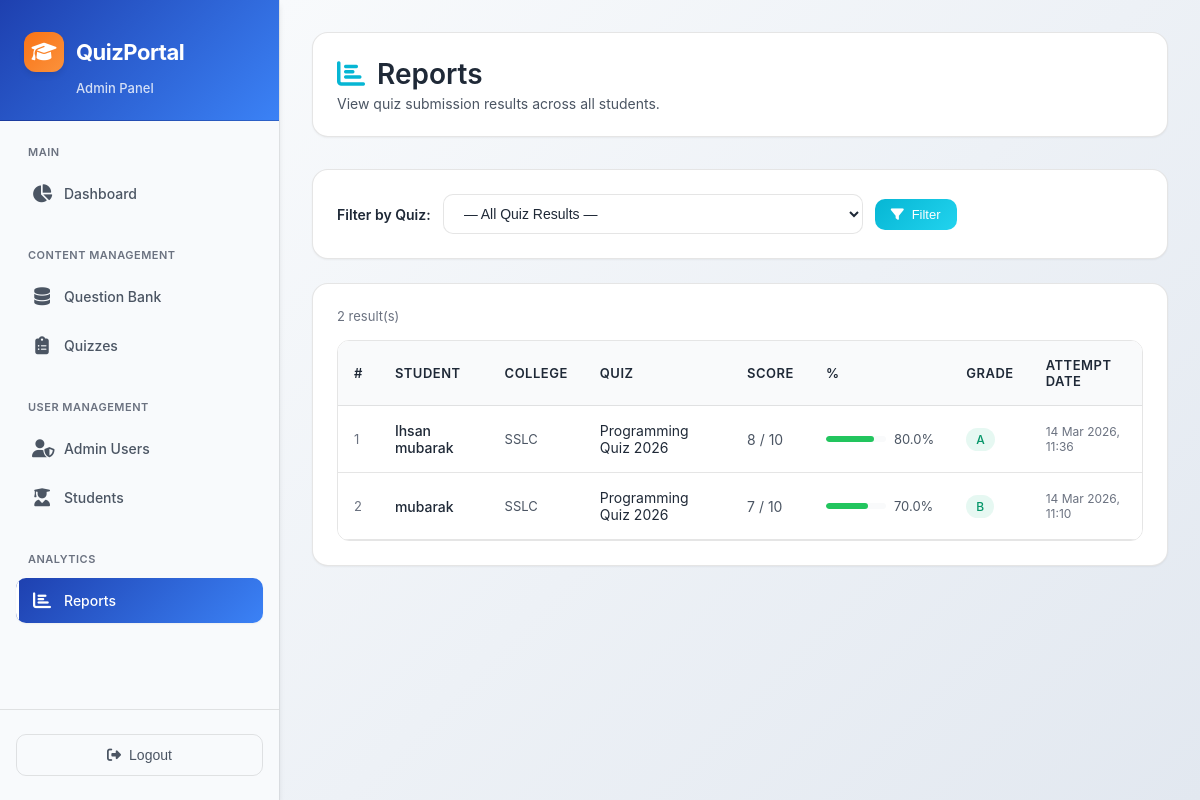
The app's page /admin-panel/reports/ (signed in), older data.
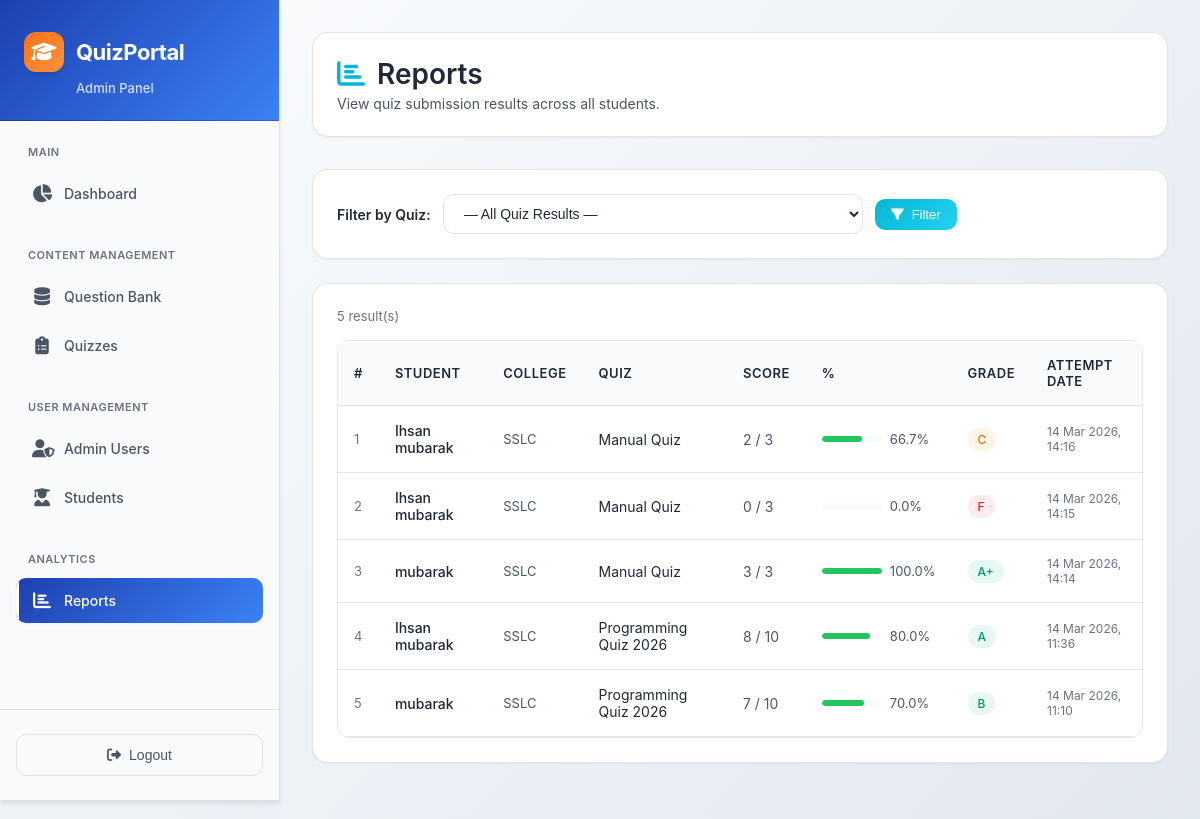
The same page, newer data.
### video_app/models.py (models this page shows, shortened)
class QuizResult(models.Model):
    attempt = models.OneToOneField(QuizAttempt, on_delete=models.CASCADE, related_name='result')
    student = models.ForeignKey(settings.AUTH_USER_MODEL, on_delete=models.CASCADE, related_name='quiz_results')
    quiz = models.ForeignKey(Quiz, on_delete=models.CASCADE, related_name='results')
    score = models.PositiveIntegerField(default=0)
    total_questions = models.PositiveIntegerField(default=0)
    percentage = models.FloatField(default=0.0)
    completed_at = models.DateTimeField(auto_now_add=True)
    class Meta:
        indexes = [
            models.Index(fields=['student', 'completed_at']),
            models.Index(fields=['quiz', 'completed_at']),
        ]
    @property
    def grade(self):
        if self.percentage >= 90: return 'A+'
        elif self.percentage >= 80: return 'A'
        elif self.percentage >= 70: return 'B'
        elif self.percentage >= 60: return 'C'
        else: return 'F'

class Quiz(models.Model):
    title = models.CharField(max_length=255)
    description = models.TextField(blank=True)
    time_limit_minutes = models.PositiveIntegerField(default=30, help_text="Time limit in minutes")
    shuffle_questions = models.BooleanField(default=False)
    max_attempts = models.PositiveIntegerField(default=0, help_text="Maximum attempts per student (0 for unlimited)")
    is_active = models.BooleanField(default=True)
    start_time = models.DateTimeField(null=True, blank=True, help_text="Leave blank for no schedule")
    end_time = models.DateTimeField(null=True, blank=True, help_text="Leave blank for no schedule")
    certificate_min_percentage = models.FloatField(default=60.0, help_text="Minimum % score required to download certificate")
    created_at = models.DateTimeField(auto_now_add=True)
    questions = models.ManyToManyField(Question, through='QuizQuestion', blank=True)
    class Meta:
        indexes = [
            models.Index(fields=['is_active']),
            models.Index(fields=['start_time']),
            models.Index(fields=['end_time']),
        ]

class QuizAttempt(models.Model):
    student = models.ForeignKey(settings.AUTH_USER_MODEL, on_delete=models.CASCADE, related_name='quiz_attempts')
    quiz = models.ForeignKey(Quiz, on_delete=models.CASCADE, related_name='attempts')
    started_at = models.DateTimeField(auto_now_add=True)
    submitted_at = models.DateTimeField(null=True, blank=True)
    is_submitted = models.BooleanField(default=False)
    question_order = models.JSONField(default=list)
    class Meta:
        indexes = [
            models.Index(fields=['student', 'is_submitted']),
            models.Index(fields=['quiz', 'is_submitted']),
            models.Index(fields=['started_at']),
        ]

### users/models.py (models this page shows, shortened)
class StudentProfile(models.Model):
    user = models.OneToOneField(CustomUser, on_delete=models.CASCADE, related_name='student_profile')
    student_name = models.CharField(max_length=200)
    college_name = models.CharField(max_length=300)
    qualification = models.CharField(max_length=50, choices=[
        ('SSLC', 'SSLC'),
        ('Plus Two', 'Plus Two'),
        ('Degree', 'Degree'),
        ('Others', 'Others')
    ])
    qualification_other = models.CharField(max_length=200, blank=True, null=True)
    district = models.CharField(max_length=100, choices=[
        ('Thiruvananthapuram', 'Thiruvananthapuram'),
        ('Kollam', 'Kollam'),
        ('Pathanamthitta', 'Pathanamthitta'),
        ('Alappuzha', 'Alappuzha'),
        ('Kottayam', 'Kottayam'),
        ('Idukki', 'Idukki'),
        ('Ernakulam', 'Ernakulam'),
        ('Thrissur', 'Thrissur'),
        ('Palakkad', 'Palakkad'),
        ('Malappuram', 'Malappuram'),
        ('Kozhikode', 'Kozhikode'),
        ('Wayanad', 'Wayanad'),
        ('Kannur', 'Kannur'),
        ('Kasaragod', 'Kasaragod'),
        ('Others', 'Others')
    ])
    district_other = models.CharField(max_length=200, blank=True, null=True)
    mobile_number = models.CharField(max_length=15)
    class Meta:
        indexes = [
            models.Index(fields=['qualification']),
            models.Index(fields=['district']),
            models.Index(fields=['student_name']),
        ]

class CustomUser(AbstractBaseUser, PermissionsMixin):
    email = models.EmailField(unique=True)
    first_name = models.CharField(max_length=150)
    last_name = models.CharField(max_length=150, blank=True)
    is_active = models.BooleanField(default=True)
    is_staff = models.BooleanField(default=False)
    date_joined = models.DateTimeField(default=timezone.now)
    objects = CustomUserManager()
    USERNAME_FIELD = 'email'
    REQUIRED_FIELDS = ['first_name']

### video_app/views.py (the view, shortened to what this page needs)
# urls.py: path('admin-panel/reports/', views.admin_reports, name='admin_reports'),
@staff_required
def admin_reports(request):
    selected_quiz_attempt = request.GET.get('quiz_attempt', '')
    selected_quiz_id = request.GET.get('quiz_id', '')
    selected_quiz = None
    results = (
        QuizResult.objects
        .select_related('student', 'student__student_profile', 'quiz', 'attempt')
        .order_by('-attempt__started_at', '-completed_at')
    )
    if selected_quiz_id:
        try:
            results = results.filter(quiz_id=int(selected_quiz_id))
            selected_quiz = Quiz.objects.get(id=int(selected_quiz_id))
        except (ValueError, Quiz.DoesNotExist):
            selected_quiz_id = ''
    raw_report_filters = (
        QuizResult.objects
        .values('quiz_id', 'quiz__title')
        .distinct()
        .order_by('quiz__title')
    )
    report_filters = [
        {
            'quiz_id': item['quiz_id'],
            'quiz_title': item['quiz__title'],
        }
        for item in raw_report_filters
    ]
    return render(request, 'admin_panel/reports.html', {
        'results': results,
        'report_filters': report_filters,
        'selected_quiz_attempt': selected_quiz_attempt,
        'selected_quiz_id': selected_quiz_id,
        'selected_quiz': selected_quiz,
    })

### video_app/views.py (called while the page is built)
def staff_required(view_func):
    decorated = user_passes_test(
        lambda u: u.is_active and u.is_staff,
        login_url='/admin-login/'
    )(view_func)
    return decorated

### video_app/templates/admin_panel/reports.html (shortened to what this page needs)
{% extends "admin_panel/base_admin.html" %}
{% block admin_content %}
<link rel="stylesheet" href="https://cdnjs.cloudflare.com/ajax/libs/font-awesome/6.4.0/css/all.min.css">
<div class="page-header">
    <div class="page-title">
        <i class="fas fa-chart-bar" style="color: #06B6D4;"></i>
        Reports
    </div>
    <div class="page-subtitle">View quiz submission results across all students.</div>
</div>
<div class="card">
    <form method="get" class="filter-form">
        <label class="filter-label">Filter by Quiz:</label>
        <select name="quiz_id" class="form-select">
            <option value="">— All Quiz Results —</option>
        </select>
        <button type="submit" class="btn btn-primary btn-sm">
            <i class="fas fa-filter"></i>
            Filter
        </button>
    </form>
</div>
<div class="card">
    <div class="results-count">{{ results|length }} result(s)</div>
    {% if results %}
    <div class="table-container">
        <table class="data-table">
            <thead>
                <tr>
                    <th>#</th>
                    <th>Student</th>
                    <th>College</th>
                    <th>Quiz</th>
                    <th>Score</th>
                    <th>%</th>
                    <th>Grade</th>
                    <th>Attempt Date</th>
                </tr>
            </thead>
            <tbody>
                {% for r in results %}
                <tr>
                    <td style="font-size:13px;color:var(--text-muted);">{{ forloop.counter }}</td>
                    <td style="font-weight:500;color:var(--text-primary);">{{ r.student.student_profile.student_name|default:r.student.email }}</td>
                    <td style="font-size:13px;color:var(--text-secondary);">
                        {% if r.student.student_profile.qualification == 'Others' %}
                            {{ r.student.student_profile.qualification_other|default:"—" }}
                        {% else %}
                            {{ r.student.student_profile.qualification }}
                        {% endif %}
                    </td>
                    <td style="color:var(--text-primary);">{{ r.quiz.title }}</td>
                    <td style="color:var(--text-secondary);">{{ r.score }} / {{ r.total_questions }}</td>
                    <td>
                        <div class="progress-bar">
                            <div class="progress-track">
                                <div class="progress-fill {% if r.percentage >= 60 %}success{% else %}danger{% endif %}"
                                     style="width:{{ r.percentage }}%;max-width:100%;"></div>
                            </div>
                            <span class="progress-text">{{ r.percentage|floatformat:1 }}%</span>
                        </div>
                    </td>
                    <td>
                        {% with grade=r.grade %}
                        <span class="badge {% if grade == 'F' %}badge-danger{% elif grade == 'C' %}badge-warning{% else %}badge-success{% endif %}">
                            {{ grade }}
                        </span>
                        {% endwith %}
                    </td>
                    <td style="font-size:12px;color:var(--text-muted);">{{ r.attempt.started_at|date:"d M Y, H:i" }}</td>
                </tr>
                {% endfor %}
            </tbody>
        </table>
    </div>
    {% endif %}
</div>
{% endblock %}

Row changes from the older to the newer data that the page shows:
added QuizResult: student.student_profile.student_name "Ihsan mubarak", student.student_profile.qualification "SSLC", quiz "Manual Quiz", score "2", total_questions "3", percentage "66.7", grade "C", attempt.started_at "14 Mar 2026, 14:16"
added QuizResult: student.student_profile.student_name "Ihsan mubarak", student.student_profile.qualification "SSLC", quiz "Manual Quiz", score "0", total_questions "3", percentage "0.0", grade "F", attempt.started_at "14 Mar 2026, 14:15"
added QuizResult: student.student_profile.student_name "mubarak", student.student_profile.qualification "SSLC", quiz "Manual Quiz", score "3", total_questions "3", percentage "100.0", grade "A+", attempt.started_at "14 Mar 2026, 14:14"
Text that changed along with them:
{{ results|length }}: "2" → "5"
